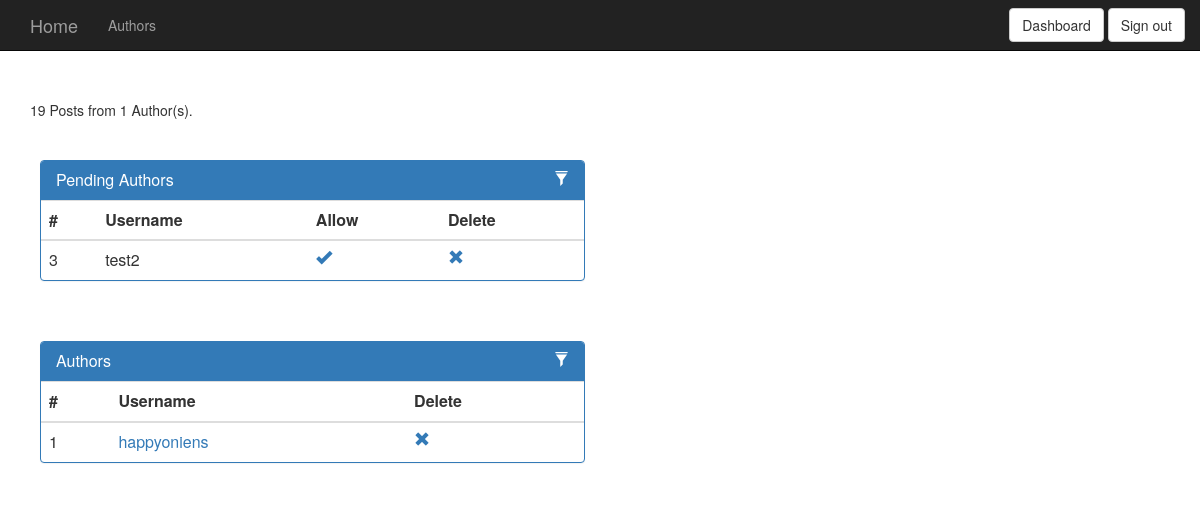
Before: /Code/index.php?section=dashboard (signed in) with the older database file.
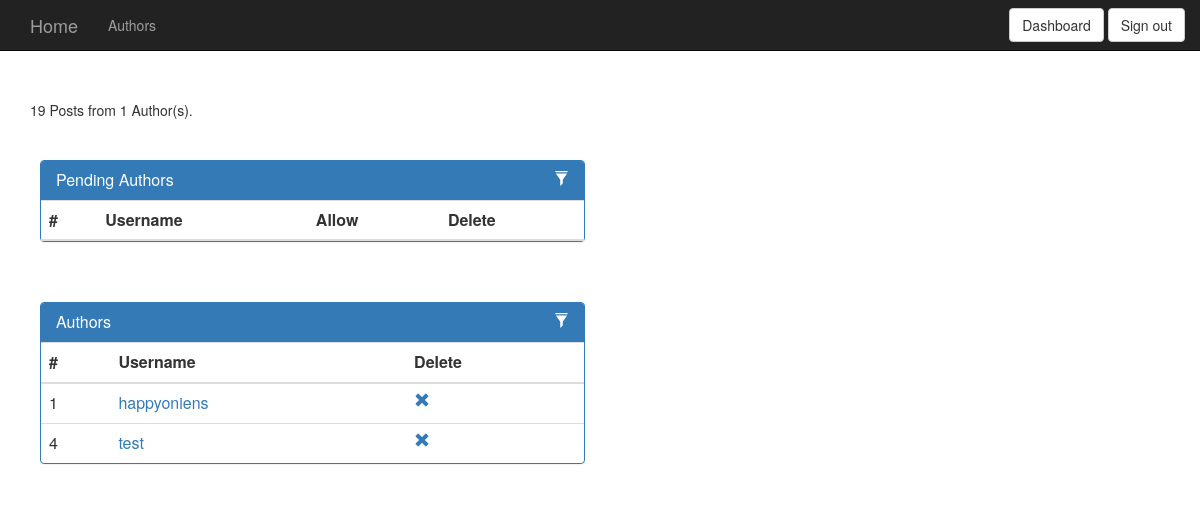
After: the same page with the newer database file.
### tables this page shows
CREATE TABLE IF NOT EXISTS `t_author` (
  `id_author` int(11) NOT NULL AUTO_INCREMENT,
  `username` varchar(64) NOT NULL,
  `password` varchar(64) NOT NULL,
  `allowed` tinyint(1) NOT NULL DEFAULT '0',
  PRIMARY KEY (`id_author`)
);

### Code/php/dashboard.php (the view, shortened to what this page needs)
<div class="container">
    <?php
        $mysqli = new mysqli('localhost','root','','myblog');
        $result = $mysqli->query("SELECT COUNT(id_blogPost)as zahl, COUNT(DISTINCT blogAuthor) as zahlAuthor FROM t_blogpost");
        $row = $result->fetch_object();
        echo $row->zahl." Posts from ".$row->zahlAuthor." Author(s).";
        ?>
    	<div class="row">
			<div class="col-md-6">
				<div class="panel panel-primary">
					<div class="panel-heading">
						<h3 class="panel-title">Pending Authors</h3>
						<div class="pull-right">
							<span class="clickable filter" data-toggle="tooltip" title="Toggle table filter" data-container="body">
								<i class="glyphicon glyphicon-filter"></i>
							</span>
						</div>
					</div>
					<table class="table table-hover" id="dev-table">
						<thead>
							<tr>
								<th>#</th>
								<th>Username</th>
								<th>Allow</th>
                                                                <th>Delete</th>
							</tr>
						</thead>
						<tbody>
                                                    <?php
                                                    $mysqli = new mysqli('localhost','root','','myblog');
                                                    $result = $mysqli->query("SELECT * FROM t_author WHERE allowed = 0");
                                                    while($row = $result->fetch_object())
                                                    {
                                                       echo '
							<tr>
								<td>'.$row->id_author.'</td>
								<td>'.$row->username.'</td>
								<td><a href="index.php?section=allow&id='.$row->id_author.'"><span class="glyphicon glyphicon-ok"></span></a></td>
                                                                <td><a href="index.php?section=deleteAuthor&id='.$row->id_author.'"><span class="glyphicon glyphicon-remove"></span></a></td>
							</tr>';
                                                    }
                                                    ?>
						</tbody>
					</table>
				</div>
			</div>
        </div>
        <div class="row">
                <div class="col-md-6">
                        <div class="panel panel-primary">
                                <div class="panel-heading">
                                        <h3 class="panel-title">Authors</h3>
                                        <div class="pull-right">
                                                <span class="clickable filter" data-toggle="tooltip" title="Toggle table filter" data-container="body">
                                                        <i class="glyphicon glyphicon-filter"></i>
                                                </span>
                                        </div>
                                </div>
                                <table class="table table-hover" id="dev-table">
                                        <thead>
                                                <tr>
                                                        <th>#</th>
                                                        <th>Username</th>
                                                        <th>Delete</th>
                                                </tr>
                                        </thead>
                                        <tbody>
                                            <?php
                                            $mysqli = new mysqli('localhost','root','','myblog');
                                            $result = $mysqli->query("SELECT * FROM t_author WHERE allowed = 1");
                                            while($row = $result->fetch_object())
                                            {
                                               echo '
                                                <tr>
                                                        <td>'.$row->id_author.'</td>
                                                        <td><a href="index.php?section=author&id='.$row->id_author.'">'.$row->username.'</a></td>
                                                        <td><a href="index.php?section=deleteAuthor&id='.$row->id_author.'"><span class="glyphicon glyphicon-remove"></span></a></td>
                                                </tr>';
                                            }
                                            ?>
                                        </tbody>
                                </table>
                        </div>
                </div>
        </div>
</div>

### Code/index.php (shortened to what this page needs)
<html>
<head>
	<link rel="stylesheet" href="//netdna.bootstrapcdn.com/bootstrap/3.1.1/css/bootstrap.min.css">
        <link rel="stylesheet" href="CSS/myBlog.css">
</head>
<body>
	<?php
		include "php/header.php";
		echo "<div style='min-height:100px'></div>";
		if(isset($_GET['section']))
			if(file_exists("php/".$_GET['section'].".php"))
				include "php/".$_GET['section'].".php";
			else
				include "php/blog.php";
		else
			include "php/blog.php";
?>
</body>
</html>

### Code/php/header.php (shortened to what this page needs)
<nav class="navbar navbar-inverse navbar-fixed-top" role="navigation">
        <div class="container">
            <div class=" navbar-collapse navbar-ex1-collapse">
                <ul class="nav navbar-nav">
					<li><a class="navbar-brand" href="index.php">Home</a></li>
                    <li><a href="index.php?section=authors">Authors</a>
                    </li>
                </ul>
                <?php
                    if(isset($_SESSION['userId']))
                    {
                        echo '<div class="navbar-right">
                                        <a href="index.php?section=dashboard"><button type="button" class="btn btn-default navbar-btn ">Dashboard</button></a>
					<a href="index.php?section=logout"><button type="button" class="btn btn-default navbar-btn ">Sign out</button></a>
				</div>';
                    }
                    else
                    {
                        echo '<div class="navbar-right">
					<a href="index.php?section=login"><button type="button" class="btn btn-default navbar-btn ">Sign in</button></a>
				</div>';
                    }
                    ?>
            </div>
        </div>
    </nav>

### Code/CSS/myBlog.css (style rules this page uses)
.row { margin-top:40px; padding: 0 10px; }
.clickable { cursor: pointer; }
.panel-heading div { margin-top: -18px; font-size: 15px; }
.panel-heading div span { margin-left:5px; }

Changed rows visible on the page:
removed t_author: id_author "3", username "test2", shown under "Pending Authors"
added t_author: id_author "4", username "test", shown under "Authors"
